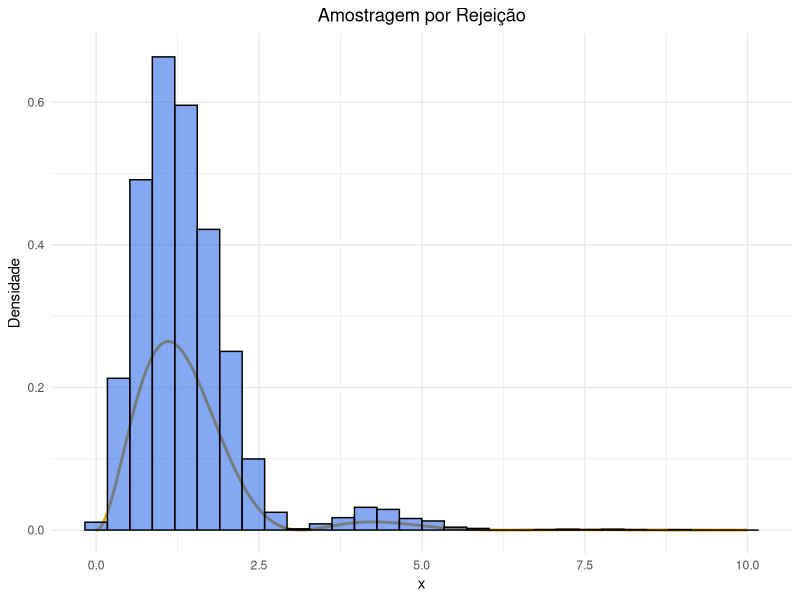
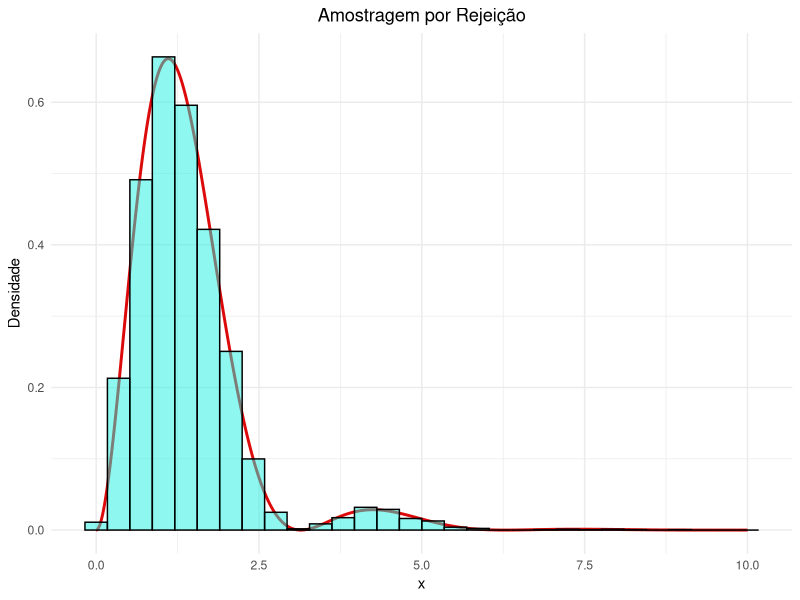

Recreate these plots in R, in order.
library(ggplot2)
# Função densidade alvo f(x)
f_estrela <- function(x) {
  exp(-x) * (sin(x) ^ 2)
}

# Função densidade proposta g(x) (distribuição exponencial com parametro = 1)
g <- function(x) {
  lambda <- 1
  lambda * exp(-lambda * x)
}

razao <- function(x) f_estrela(x) / g(x)

# Constante c (máximo da razão f(x)/g(x))
opt_result <- optimize(f = razao, interval = c(0, 10), maximum = TRUE)
c <- opt_result$maximum

n_amostras <- 5000

amostragem_rejeicao <- function(f, g, c, n_amostras) {
  amostras <- numeric(0)
  while (length(amostras) < n_amostras) {
    # Gere Y ~ g(x) (uniforme entre 0 e pi)
    Y <- rexp(1, rate = 1)
    
    # Gere U ~ Uniforme(0, 1)
    U <- runif(1, 0, 1)
    
    # Verifica se aceitamos Y
    if (U <= f(Y) / (c * g(Y))) {
      amostras <- c(amostras, Y)
    }
  }
  return(amostras)
}

amostras <- amostragem_rejeicao(f_estrela, g, c, n_amostras)

x_vals <- seq(0, 10, length.out = 5000)
f_estrela_vals <- f_estrela(x_vals)
df <- data.frame(x = x_vals, y = f_estrela_vals)
# Gráfico com ggplot2
ggplot() +
  geom_line(data = df, aes(x = x, y = y), color = '#dca717', size = 1, linetype = 'solid') +
  geom_histogram(aes(x = amostras, y = ..density..), bins = 30, fill = '#0d52e7', alpha = 0.5, color = 'black') +
  ggtitle("Amostragem por Rejeição") +
  xlab("x") +
  ylab("Densidade") +
  theme_minimal() +
  theme(plot.title = element_text(hjust = 0.5))

#o histograma de cima não está normalizada
#a integral de f_estrela dá 2 / 5, que não é um, precisa multiplicar por 5 / 2 que é 2.5
#versão normalizada:
f <- function(x) {
  2.5 * exp(-x) * (sin(x) ^ 2)
}

f_vals <- f(x_vals)
x_vals <- seq(0, 10, length.out = 5000)

f_vals <- f(x_vals)
df <- data.frame(x = x_vals, y = f_vals)
# Gráfico com ggplot2
ggplot() +
  geom_line(data = df, aes(x = x, y = y), color = '#dc0a0a', size = 1, linetype = 'solid') +
  geom_histogram(aes(x = amostras, y = ..density..), bins = 30, fill = '#1df0e2', alpha = 0.5, color = 'black') +
  ggtitle("Amostragem por Rejeição") +
  xlab("x") +
  ylab("Densidade") +
  theme_minimal() +
  theme(plot.title = element_text(hjust = 0.5))